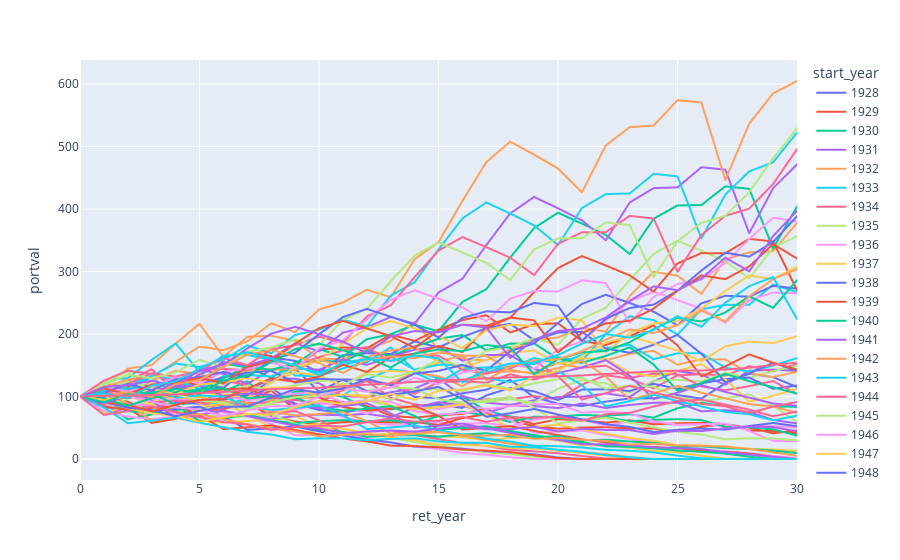

Notebook code for this chart:
### Code cell
fig = px.line(portval_melt, x="ret_year", y="portval", color="start_year",
              hover_name="start_year")
fig.show()
